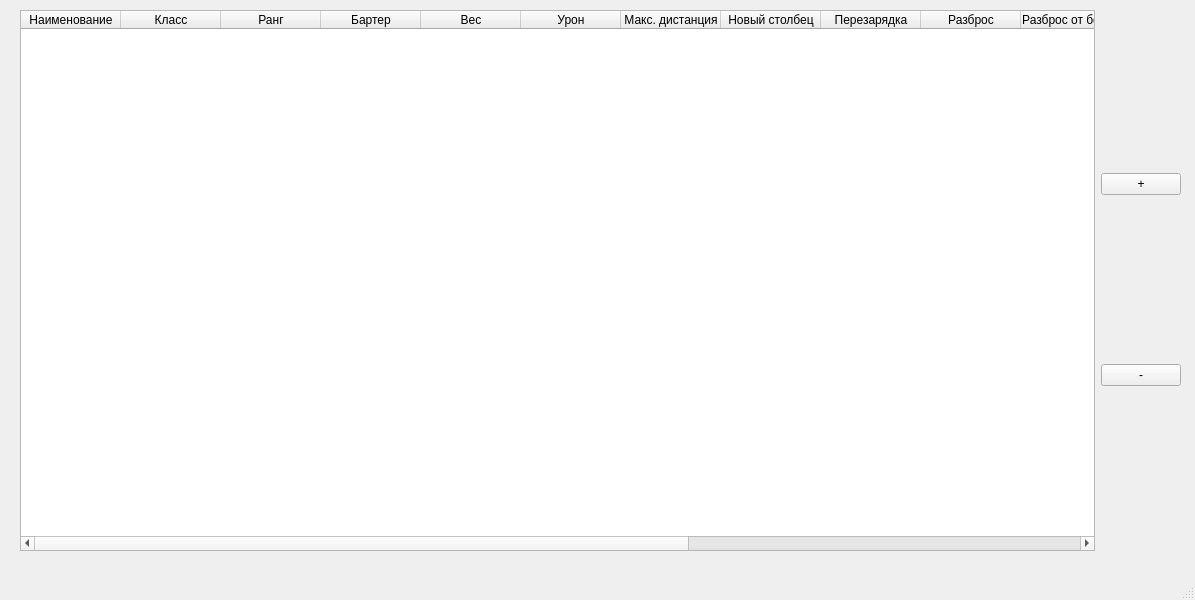
<?xml version="1.0" encoding="UTF-8"?>
<ui version="4.0">
 <class>MainWindow</class>
 <widget class="QMainWindow" name="MainWindow">
  <property name="geometry">
   <rect>
    <x>0</x>
    <y>0</y>
    <width>1195</width>
    <height>600</height>
   </rect>
  </property>
  <property name="windowTitle">
   <string>staldir</string>
  </property>
  <widget class="QWidget" name="centralwidget">
   <widget class="QWidget" name="horizontalLayoutWidget">
    <property name="geometry">
     <rect>
      <x>20</x>
      <y>10</y>
      <width>1161</width>
      <height>541</height>
     </rect>
    </property>
    <layout class="QHBoxLayout" name="horizontalLayout">
     <item>
      <widget class="QTableWidget" name="tableWidget">
       <column>
        <property name="text">
         <string>Наименование</string>
        </property>
       </column>
       <column>
        <property name="text">
         <string>Класс</string>
        </property>
       </column>
       <column>
        <property name="text">
         <string>Ранг</string>
        </property>
       </column>
       <column>
        <property name="text">
         <string>Бартер</string>
        </property>
       </column>
       <column>
        <property name="text">
         <string>Вес</string>
        </property>
       </column>
       <column>
        <property name="text">
         <string>Урон</string>
        </property>
       </column>
       <column>
        <property name="text">
         <string>Макс. дистанция</string>
        </property>
       </column>
       <column>
        <property name="text">
         <string>Новый столбец</string>
        </property>
       </column>
       <column>
        <property name="text">
         <string>Перезарядка</string>
        </property>
       </column>
       <column>
        <property name="text">
         <string>Разброс</string>
        </property>
       </column>
       <column>
        <property name="text">
         <string>Разброс от бедра</string>
        </property>
       </column>
       <column>
        <property name="text">
         <string>Отдача</string>
        </property>
       </column>
       <column>
        <property name="text">
         <string>Гориз. Отдача</string>
        </property>
       </column>
       <column>
        <property name="text">
         <string>Доставание</string>
        </property>
       </column>
       <column>
        <property name="text">
         <string>Прицеливание</string>
        </property>
       </column>
       <column>
        <property name="text">
         <string>Шанс клина</string>
        </property>
       </column>
      </widget>
     </item>
     <item>
      <layout class="QVBoxLayout" name="verticalLayout_2">
       <item>
        <widget class="QPushButton" name="addbutton">
         <property name="text">
          <string>+</string>
         </property>
        </widget>
       </item>
       <item>
        <widget class="QPushButton" name="delbutton">
         <property name="text">
          <string>-</string>
         </property>
        </widget>
       </item>
      </layout>
     </item>
    </layout>
   </widget>
  </widget>
  <widget class="QMenuBar" name="menubar">
   <property name="geometry">
    <rect>
     <x>0</x>
     <y>0</y>
     <width>1195</width>
     <height>22</height>
    </rect>
   </property>
  </widget>
  <widget class="QStatusBar" name="statusbar"/>
 </widget>
 <resources/>
 <connections/>
</ui>
